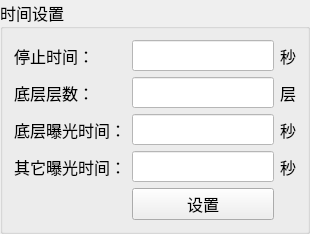
           <widget class="QGroupBox" name="groupBox">
            <property name="font">
             <font>
              <family>AcadEref</family>
              <pointsize>12</pointsize>
             </font>
            </property>
            <property name="title">
             <string>时间设置</string>
            </property>
            <layout class="QGridLayout" name="gridLayout_10">
             <item row="0" column="2">
              <widget class="QLabel" name="label_9">
               <property name="font">
                <font>
                 <family>新宋体</family>
                 <pointsize>12</pointsize>
                </font>
               </property>
               <property name="text">
                <string>秒</string>
               </property>
              </widget>
             </item>
             <item row="4" column="2">
              <widget class="QLabel" name="label_7">
               <property name="font">
                <font>
                 <family>新宋体</family>
                 <pointsize>12</pointsize>
                </font>
               </property>
               <property name="text">
                <string>秒</string>
               </property>
              </widget>
             </item>
             <item row="0" column="0">
              <widget class="QLabel" name="label_8">
               <property name="font">
                <font>
                 <family>新宋体</family>
                 <pointsize>12</pointsize>
                </font>
               </property>
               <property name="text">
                <string>停止时间：</string>
               </property>
              </widget>
             </item>
             <item row="3" column="1">
              <widget class="QLineEdit" name="lineEdit_print_time_bottom">
               <property name="font">
                <font>
                 <family>新宋体</family>
                 <pointsize>12</pointsize>
                </font>
               </property>
               <property name="styleSheet">
                <string notr="true">background-color: rgb(255, 255, 255);</string>
               </property>
               <property name="alignment">
                <set>Qt::AlignCenter</set>
               </property>
              </widget>
             </item>
             <item row="4" column="0">
              <widget class="QLabel" name="label_6">
               <property name="font">
                <font>
                 <family>新宋体</family>
                 <pointsize>12</pointsize>
                </font>
               </property>
               <property name="text">
                <string>其它曝光时间：</string>
               </property>
              </widget>
             </item>
             <item row="2" column="0">
              <widget class="QLabel" name="label_27">
               <property name="font">
                <font>
                 <family>新宋体</family>
                 <pointsize>12</pointsize>
                </font>
               </property>
               <property name="text">
                <string>底层层数：</string>
               </property>
              </widget>
             </item>
             <item row="3" column="0">
              <widget class="QLabel" name="label_38">
               <property name="font">
                <font>
                 <family>新宋体</family>
                 <pointsize>12</pointsize>
                </font>
               </property>
               <property name="text">
                <string>底层曝光时间：</string>
               </property>
              </widget>
             </item>
             <item row="2" column="1">
              <widget class="QLineEdit" name="lineEdit_bottom_layer_num">
               <property name="font">
                <font>
                 <family>新宋体</family>
                 <pointsize>12</pointsize>
                </font>
               </property>
               <property name="styleSheet">
                <string notr="true">background-color: rgb(255, 255, 255);</string>
               </property>
               <property name="alignment">
                <set>Qt::AlignCenter</set>
               </property>
              </widget>
             </item>
             <item row="2" column="2">
              <widget class="QLabel" name="label_37">
               <property name="font">
                <font>
                 <family>新宋体</family>
                 <pointsize>12</pointsize>
                </font>
               </property>
               <property name="text">
                <string>层</string>
               </property>
              </widget>
             </item>
             <item row="5" column="1">
              <widget class="QPushButton" name="btn_set_print_time">
               <property name="font">
                <font>
                 <family>新宋体</family>
                 <pointsize>12</pointsize>
                </font>
               </property>
               <property name="text">
                <string>设置</string>
               </property>
              </widget>
             </item>
             <item row="0" column="1">
              <widget class="QLineEdit" name="lineEdit_stop_time">
               <property name="font">
                <font>
                 <family>新宋体</family>
                 <pointsize>12</pointsize>
                </font>
               </property>
               <property name="styleSheet">
                <string notr="true">background-color: rgb(255, 255, 255);</string>
               </property>
               <property name="alignment">
                <set>Qt::AlignCenter</set>
               </property>
              </widget>
             </item>
             <item row="3" column="2">
              <widget class="QLabel" name="label_39">
               <property name="font">
                <font>
                 <family>新宋体</family>
                 <pointsize>12</pointsize>
                </font>
               </property>
               <property name="text">
                <string>秒</string>
               </property>
              </widget>
             </item>
             <item row="4" column="1">
              <widget class="QLineEdit" name="lineEdit_print_time_other">
               <property name="font">
                <font>
                 <family>新宋体</family>
                 <pointsize>12</pointsize>
                </font>
               </property>
               <property name="styleSheet">
                <string notr="true">background-color: rgb(255, 255, 255);</string>
               </property>
               <property name="alignment">
                <set>Qt::AlignCenter</set>
               </property>
              </widget>
             </item>
            </layout>
           </widget>
